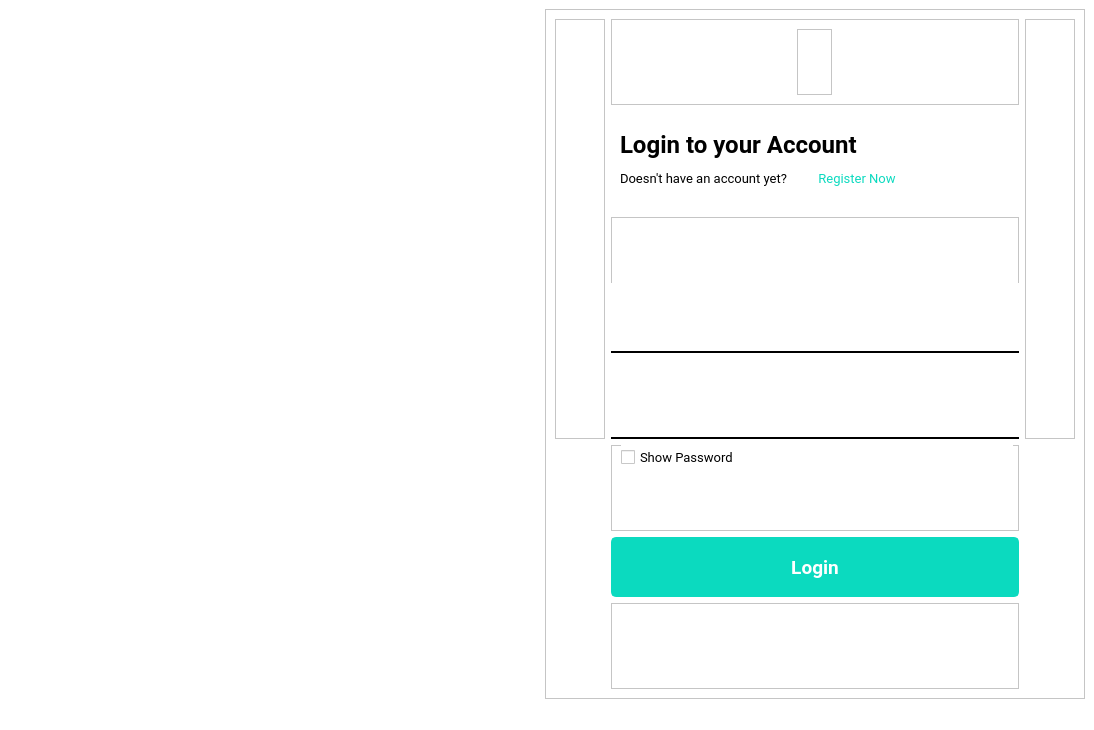
<?xml version="1.0" encoding="UTF-8"?>
<ui version="4.0">
 <class>MainWindow</class>
 <widget class="QMainWindow" name="MainWindow">
  <property name="geometry">
   <rect>
    <x>0</x>
    <y>0</y>
    <width>1094</width>
    <height>730</height>
   </rect>
  </property>
  <property name="maximumSize">
   <size>
    <width>1100</width>
    <height>16777215</height>
   </size>
  </property>
  <property name="windowTitle">
   <string>MainWindow</string>
  </property>
  <property name="styleSheet">
   <string notr="true">background:white;</string>
  </property>
  <widget class="QWidget" name="centralwidget">
   <layout class="QGridLayout" name="gridLayout">
    <item row="0" column="1">
     <widget class="QFrame" name="frame_2">
      <property name="frameShape">
       <enum>QFrame::StyledPanel</enum>
      </property>
      <property name="frameShadow">
       <enum>QFrame::Raised</enum>
      </property>
      <layout class="QGridLayout" name="gridLayout_2">
       <item row="0" column="0" rowspan="5">
        <widget class="QFrame" name="frame_3">
         <property name="minimumSize">
          <size>
           <width>50</width>
           <height>0</height>
          </size>
         </property>
         <property name="frameShape">
          <enum>QFrame::StyledPanel</enum>
         </property>
         <property name="frameShadow">
          <enum>QFrame::Raised</enum>
         </property>
        </widget>
       </item>
       <item row="0" column="1">
        <widget class="QFrame" name="frame_8">
         <property name="maximumSize">
          <size>
           <width>16777215</width>
           <height>110</height>
          </size>
         </property>
         <property name="frameShape">
          <enum>QFrame::StyledPanel</enum>
         </property>
         <property name="frameShadow">
          <enum>QFrame::Raised</enum>
         </property>
         <layout class="QHBoxLayout" name="horizontalLayout">
          <item>
           <widget class="QFrame" name="frame_10">
            <property name="maximumSize">
             <size>
              <width>35</width>
              <height>16777215</height>
             </size>
            </property>
            <property name="frameShape">
             <enum>QFrame::StyledPanel</enum>
            </property>
            <property name="frameShadow">
             <enum>QFrame::Raised</enum>
            </property>
           </widget>
          </item>
         </layout>
        </widget>
       </item>
       <item row="0" column="2" rowspan="5">
        <widget class="QFrame" name="frame_4">
         <property name="minimumSize">
          <size>
           <width>50</width>
           <height>0</height>
          </size>
         </property>
         <property name="frameShape">
          <enum>QFrame::StyledPanel</enum>
         </property>
         <property name="frameShadow">
          <enum>QFrame::Raised</enum>
         </property>
        </widget>
       </item>
       <item row="1" column="1">
        <widget class="QFrame" name="frame_6">
         <property name="minimumSize">
          <size>
           <width>0</width>
           <height>80</height>
          </size>
         </property>
         <property name="maximumSize">
          <size>
           <width>16777215</width>
           <height>70</height>
          </size>
         </property>
         <property name="styleSheet">
          <string notr="true">border:none;</string>
         </property>
         <property name="frameShape">
          <enum>QFrame::StyledPanel</enum>
         </property>
         <property name="frameShadow">
          <enum>QFrame::Raised</enum>
         </property>
         <layout class="QGridLayout" name="gridLayout_4">
          <item row="0" column="0" colspan="2">
           <widget class="QLabel" name="label">
            <property name="maximumSize">
             <size>
              <width>16777215</width>
              <height>50</height>
             </size>
            </property>
            <property name="font">
             <font>
              <family>Roboto</family>
              <pointsize>18</pointsize>
              <weight>75</weight>
              <bold>true</bold>
             </font>
            </property>
            <property name="text">
             <string>Login to your Account</string>
            </property>
           </widget>
          </item>
          <item row="1" column="0" alignment="Qt::AlignLeft">
           <widget class="QLabel" name="label_2">
            <property name="font">
             <font>
              <family>Roboto</family>
              <pointsize>10</pointsize>
             </font>
            </property>
            <property name="text">
             <string>Doesn't have an account yet?</string>
            </property>
           </widget>
          </item>
          <item row="1" column="1" alignment="Qt::AlignLeft">
           <widget class="QPushButton" name="pushButton_4">
            <property name="maximumSize">
             <size>
              <width>100</width>
              <height>16777215</height>
             </size>
            </property>
            <property name="font">
             <font>
              <family>Roboto</family>
              <pointsize>10</pointsize>
             </font>
            </property>
            <property name="styleSheet">
             <string notr="true">color:#0BDABF;
border:none;
</string>
            </property>
            <property name="text">
             <string>Register Now</string>
            </property>
           </widget>
          </item>
         </layout>
        </widget>
       </item>
       <item row="2" column="1">
        <widget class="QFrame" name="frame_5">
         <property name="minimumSize">
          <size>
           <width>0</width>
           <height>80</height>
          </size>
         </property>
         <property name="maximumSize">
          <size>
           <width>16777215</width>
           <height>40</height>
          </size>
         </property>
         <property name="frameShape">
          <enum>QFrame::StyledPanel</enum>
         </property>
         <property name="frameShadow">
          <enum>QFrame::Raised</enum>
         </property>
        </widget>
       </item>
       <item row="3" column="1">
        <widget class="QTextEdit" name="textEdit">
         <property name="maximumSize">
          <size>
           <width>500</width>
           <height>70</height>
          </size>
         </property>
         <property name="font">
          <font>
           <family>Roboto</family>
           <pointsize>14</pointsize>
          </font>
         </property>
         <property name="styleSheet">
          <string notr="true">border:none;
border-bottom:2px solid black;</string>
         </property>
        </widget>
       </item>
       <item row="4" column="1">
        <widget class="QTextEdit" name="textEdit_2">
         <property name="maximumSize">
          <size>
           <width>500</width>
           <height>80</height>
          </size>
         </property>
         <property name="font">
          <font>
           <family>Roboto</family>
           <pointsize>14</pointsize>
          </font>
         </property>
         <property name="styleSheet">
          <string notr="true">border:none;
border-bottom:2px solid black;</string>
         </property>
        </widget>
       </item>
       <item row="5" column="1">
        <widget class="QFrame" name="frame_9">
         <property name="frameShape">
          <enum>QFrame::StyledPanel</enum>
         </property>
         <property name="frameShadow">
          <enum>QFrame::Raised</enum>
         </property>
         <widget class="QCheckBox" name="checkBox">
          <property name="geometry">
           <rect>
            <x>10</x>
            <y>0</y>
            <width>392</width>
            <height>24</height>
           </rect>
          </property>
          <property name="font">
           <font>
            <family>Roboto</family>
            <pointsize>10</pointsize>
            <weight>50</weight>
            <bold>false</bold>
           </font>
          </property>
          <property name="text">
           <string>Show Password</string>
          </property>
         </widget>
        </widget>
       </item>
       <item row="6" column="1">
        <widget class="QPushButton" name="pushButton_2">
         <property name="minimumSize">
          <size>
           <width>0</width>
           <height>60</height>
          </size>
         </property>
         <property name="font">
          <font>
           <family>Roboto</family>
           <pointsize>14</pointsize>
           <weight>75</weight>
           <bold>true</bold>
          </font>
         </property>
         <property name="styleSheet">
          <string notr="true">/* Normal state styling */
QPushButton#pushButton_2 {
    color: white;
    background: #0BDABF;
    border: 2px solid #0BDABF;
    border-radius: 5px;
    padding: 5px 10px;
}

/* Hover state styling */
QPushButton#pushButton_2:hover {
    background: #08A79D; /* Change the color for hover effect */
}

/* Advanced styling */
QPushButton#pushButton_2:pressed {
    background: #067267; /* Change the color for pressed effect */
    border: 2px solid #067267;
}

/* Add any other advanced styling here */

</string>
         </property>
         <property name="text">
          <string>Login</string>
         </property>
        </widget>
       </item>
       <item row="7" column="1">
        <widget class="QFrame" name="frame_7">
         <property name="frameShape">
          <enum>QFrame::StyledPanel</enum>
         </property>
         <property name="frameShadow">
          <enum>QFrame::Raised</enum>
         </property>
        </widget>
       </item>
      </layout>
     </widget>
    </item>
    <item row="0" column="0">
     <widget class="QFrame" name="frame">
      <property name="minimumSize">
       <size>
        <width>530</width>
        <height>0</height>
       </size>
      </property>
      <property name="styleSheet">
       <string notr="true">border:none;</string>
      </property>
      <property name="frameShape">
       <enum>QFrame::StyledPanel</enum>
      </property>
      <property name="frameShadow">
       <enum>QFrame::Raised</enum>
      </property>
      <layout class="QGridLayout" name="gridLayout_5">
       <item row="0" column="0">
        <widget class="QPushButton" name="pushButton_5">
         <property name="text">
          <string/>
         </property>
         <property name="icon">
          <iconset resource="resource.qrc">
           <normaloff>:/images/Images/2853458.jpg</normaloff>:/images/Images/2853458.jpg</iconset>
         </property>
         <property name="iconSize">
          <size>
           <width>500</width>
           <height>500</height>
          </size>
         </property>
        </widget>
       </item>
      </layout>
     </widget>
    </item>
   </layout>
  </widget>
  <widget class="QStatusBar" name="statusbar"/>
 </widget>
 <resources>
  <include location="resource.qrc"/>
 </resources>
 <connections/>
</ui>
